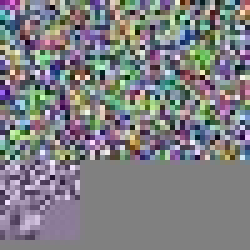
#> input picture ../t0_w/w0_normal.jpg, 50 x 50 px, found by its file name (shown 5 times larger)
$ python final_test.py
#> lines starting #> are read from the running program, lines starting #| are printed output that depends on the picture
### image_compressor.py
"""
Advanced Image Compressor
Reduces file size while maintaining quality and resolution using optimal compression algorithms.
"""

import os
import sys
from PIL import Image, ImageFile
from PIL.ExifTags import TAGS
import logging
from typing import Dict, Tuple, Optional, List
from pathlib import Path
import tempfile
import shutil

# Set up logging
logging.basicConfig(level=logging.INFO, format='%(asctime)s - %(levelname)s - %(message)s')
logger = logging.getLogger(__name__)

class ImageCompressor:
    """Advanced image compressor with quality preservation and automatic repair."""

    # Supported image formats
    SUPPORTED_FORMATS = {'.jpg', '.jpeg', '.png', '.webp', '.tiff', '.bmp'}

    # Optimal quality settings for different compression levels
    QUALITY_PRESETS = {
        'maximum': {'jpeg': 95, 'webp': 85, 'png_optimize': True},
        'high': {'jpeg': 88, 'webp': 80, 'png_optimize': True},
        'balanced': {'jpeg': 82, 'webp': 75, 'png_optimize': True},
        'small': {'jpeg': 75, 'webp': 70, 'png_optimize': True}
    }

    def __init__(self, auto_repair: bool = True):
        """Initialize the image compressor.

        Args:
            auto_repair: Enable automatic repair of corrupted images
        """
        self.processed_files = []
        self.errors = []
        self.auto_repair = auto_repair
        self.repaired_files = []  # Track files that were automatically repaired

    def validate_image_file(self, image_path: str) -> Dict:
        """Validate an image file and return detailed diagnostic info."""
        validation_result = {
            'is_valid': False,
            'file_exists': False,
            'file_size': 0,
            'is_readable': False,
            'format_detected': None,
            'error_message': None,
            'suggestions': []
        }

        try:
            # Check if file exists
            if not os.path.exists(image_path):
                validation_result['error_message'] = "File does not exist"
                validation_result['suggestions'].append("Check the file path")
                return validation_result

            validation_result['file_exists'] = True
            validation_result['file_size'] = os.path.getsize(image_path)

            # Check if file is empty
            if validation_result['file_size'] == 0:
                validation_result['error_message'] = "File is empty (0 bytes)"
                validation_result['suggestions'].append("Re-download or recreate the file")
                return validation_result

            # Check if file is too small to be a valid image
            if validation_result['file_size'] < 100:
                validation_result['error_message'] = "File too small to be a valid image"
                validation_result['suggestions'].append("File may be corrupted or truncated")
                return validation_result

            # Try to open and verify the image
            try:
                with Image.open(image_path) as img:
                    # Force loading the image data
                    img.load()
                    validation_result['is_readable'] = True
                    validation_result['format_detected'] = img.format
                    validation_result['is_valid'] = True

            except Image.UnidentifiedImageError:
                validation_result['error_message'] = "Cannot identify image format"
                validation_result['suggestions'].extend([
                    "File may not be a valid image",
                    "Check file extension matches content",
                    "Try opening in image viewer first"
                ])

            except OSError as e:
                if "broken data stream" in str(e).lower():
                    validation_result['error_message'] = "Broken data stream - corrupted image file"
                    validation_result['suggestions'].extend([
                        "File is corrupted or truncated",
                        "Try re-downloading the image",
                        "Use image repair tools",
                        "Convert with another tool first"
                    ])
                elif "truncated" in str(e).lower():
                    validation_result['error_message'] = "Image file is truncated"
                    validation_result['suggestions'].extend([
                        "Download was incomplete",
                        "File transfer was interrupted",
                        "Re-download the original file"
                    ])
                else:
                    validation_result['error_message'] = f"PIL/Pillow error: {e}"
                    validation_result['suggestions'].append("Try opening with different image software")

            except MemoryError:
                validation_result['error_message'] = "Image too large for available memory"
                validation_result['suggestions'].extend([
                    "Reduce image size before processing",
                    "Use image editing software to resize first",
                    "Process on machine with more RAM"
                ])

        except Exception as e:
            validation_result['error_message'] = f"Unexpected error: {e}"
            validation_result['suggestions'].append("Contact support with this error message")

        return validation_result

    def attempt_auto_repair(self, image_path: str) -> Optional[str]:
        """Automatically attempt to repair a corrupted image file.

        Args:
            image_path: Path to the corrupted image

        Returns:
            Path to repaired temporary file if successful, None if failed
        """
        if not self.auto_repair:
            return None

        logger.info(f"🔧 Attempting automatic repair for {image_path}")

        # Create temporary file for repair attempt
        temp_dir = tempfile.mkdtemp()
        temp_file = os.path.join(temp_dir, f"repaired_{Path(image_path).name}")

        repair_methods = [
            ("truncated loading", self._repair_truncated),
            ("force RGB conversion", self._repair_force_rgb),
            ("strip metadata", self._repair_strip_metadata),
        ]

        for method_name, method_func in repair_methods:
            try:
                logger.info(f"   Trying: {method_name}")
                if method_func(image_path, temp_file):
                    # Verify the repaired file
                    validation = self.validate_image_file(temp_file)
                    if validation['is_valid']:
                        logger.info(f"   ✅ Auto-repair successful with {method_name}")
                        self.repaired_files.append({
                            'original_path': image_path,
                            'repair_method': method_name,
                            'temp_file': temp_file
                        })
                        return temp_file
                    else:
                        # Remove failed repair attempt
                        if os.path.exists(temp_file):
                            os.remove(temp_file)

            except Exception as e:
                logger.debug(f"   Repair method {method_name} failed: {e}")
                if os.path.exists(temp_file):
                    os.remove(temp_file)
                continue

        # Cleanup temp directory if all methods failed
        try:
            os.rmdir(temp_dir)
        except:
            pass

        logger.warning(f"   ❌ All auto-repair methods failed for {image_path}")
        return None

    def _repair_truncated(self, input_path: str, output_path: str) -> bool:
        """Repair using truncated image loading."""
        original_setting = ImageFile.LOAD_TRUNCATED_IMAGES
        try:
            ImageFile.LOAD_TRUNCATED_IMAGES = True
            with Image.open(input_path) as img:
                img.load()
                # Save as JPEG with high quality to standardize
                if img.mode in ('RGBA', 'LA'):
                    # Convert to RGB for JPEG
                    background = Image.new('RGB', img.size, (255, 255, 255))
                    if img.mode == 'RGBA':
                        background.paste(img, mask=img.split()[-1])
                    else:
                        background.paste(img, mask=img.split()[1])
                    img = background
                elif img.mode != 'RGB':
                    img = img.convert('RGB')

                img.save(output_path, 'JPEG', quality=95, optimize=True)
                return True
        except Exception:
            return False
        finally:
            ImageFile.LOAD_TRUNCATED_IMAGES = original_setting

    # [106 lines left out: functions _repair_force_rgb, _repair_strip_metadata, cleanup_temp_files, get_image_info, not called in this run]

    def optimize_jpeg(self, img: Image.Image, quality: int = 85,
                     preserve_exif: bool = True) -> Dict:
        """Optimize JPEG compression with advanced settings."""
        save_kwargs = {
            'format': 'JPEG',
            'quality': quality,
            'optimize': True,
            'progressive': True,  # Progressive JPEG for better perceived loading
        }

        # Preserve EXIF data if requested
        if preserve_exif and hasattr(img, 'info') and 'exif' in img.info:
            save_kwargs['exif'] = img.info['exif']

        return save_kwargs

    # [47 lines left out: functions optimize_png, optimize_webp, _has_actual_transparency, not called in this run]

    def compress_image(self, input_path: str, output_path: str = None,
                      quality_preset: str = 'balanced',
                      target_format: str = None,
                      preserve_exif: bool = True,
                      max_size_mb: float = None) -> Dict:
        """
        Compress a single image with advanced optimization.

        Args:
            input_path: Path to input image
            output_path: Path to save compressed image (optional)
            quality_preset: Quality preset ('maximum', 'high', 'balanced', 'small')
            target_format: Target format ('jpeg', 'png', 'webp', None for same format)
            preserve_exif: Whether to preserve EXIF data
            max_size_mb: Maximum file size in MB (will adjust quality if needed)

        Returns:
            Dictionary with compression results
        """
        try:
            # Initialize variables
            was_repaired = False
            actual_input_path = input_path

            # Validate input file first
            validation = self.validate_image_file(input_path)
            if not validation['is_valid']:
                # Attempt automatic repair if enabled
                if self.auto_repair:
                    logger.info(f"🔧 File validation failed, attempting auto-repair for {input_path}")
                    repaired_path = self.attempt_auto_repair(input_path)

                    if repaired_path:
                        logger.info(f"✅ Auto-repair successful, using repaired file")
                        # Use the repaired file for compression
                        actual_input_path = repaired_path
                        was_repaired = True
                    else:
                        # Auto-repair failed, return error with suggestions
                        error_msg = f"Invalid image file (auto-repair failed): {validation['error_message']}"
                        logger.error(f"Auto-repair failed for {input_path}: {error_msg}")

                        result = {
                            'success': False,
                            'input_path': input_path,
                            'error': error_msg,
                            'validation': validation,
                            'suggestions': validation['suggestions'] + [
                                "Auto-repair was attempted but failed",
                                "Try using the diagnostic tool manually: python diagnostic.py " + Path(input_path).name,
                                "Consider using professional image repair software"
                            ]
                        }
                        self.errors.append(error_msg)
                        return result
                else:
                    # Auto-repair disabled, return validation error
                    error_msg = f"Invalid image file: {validation['error_message']}"
                    logger.error(f"Validation failed for {input_path}: {error_msg}")

                    result = {
                        'success': False,
                        'input_path': input_path,
                        'error': error_msg,
                        'validation': validation,
                        'suggestions': validation['suggestions']
                    }
                    self.errors.append(error_msg)
                    return result
            else:
                # File is valid, use original path
                actual_input_path = input_path
                was_repaired = False

            file_ext = Path(input_path).suffix.lower()
            if file_ext not in self.SUPPORTED_FORMATS:
                raise ValueError(f"Unsupported format: {file_ext}")

            # Set output path if not provided
            if output_path is None:
                name = Path(input_path).stem
                ext = target_format if target_format else file_ext.lstrip('.')
                output_path = str(Path(input_path).parent / f"{name}_compressed.{ext}")

            # Get original file info
            original_size = os.path.getsize(input_path)

            # Open and process image with enhanced error handling
            try:
                with Image.open(actual_input_path) as img:
                    # Force load the image data to catch corruption early
                    img.load()

                    original_format = img.format
                    original_mode = img.mode

                    # Convert to RGB if necessary for JPEG
                    if target_format == 'jpeg' and img.mode in ('RGBA', 'LA', 'P'):
                        if img.mode == 'P' and 'transparency' in img.info:
                            img = img.convert('RGBA')

                        if img.mode in ('RGBA', 'LA'):
                            # Create white background
                            background = Image.new('RGB', img.size, (255, 255, 255))
                            if img.mode == 'RGBA':
                                background.paste(img, mask=img.split()[-1])
                            else:
                                background.paste(img, mask=img.split()[1])
                            img = background
                        else:
                            img = img.convert('RGB')

                    # Determine target format
                    if target_format is None:
                        if original_format.lower() == 'jpeg':
                            target_format = 'jpeg'
                        elif original_format.lower() == 'png':
                            target_format = 'png'
                        else:
                            target_format = 'jpeg'  # Default to JPEG for other formats

                    # Get quality settings
                    quality_settings = self.QUALITY_PRESETS.get(quality_preset, self.QUALITY_PRESETS['balanced'])

                    # Optimize based on target format
                    compressed_img = img.copy()

                    if target_format.lower() == 'jpeg':
                        save_kwargs = self.optimize_jpeg(
                            compressed_img,
                            quality_settings['jpeg'],
                            preserve_exif
                        )

                    elif target_format.lower() == 'png':
                        save_kwargs, compressed_img = self.optimize_png(
                            compressed_img,
                            quality_settings['png_optimize']
                        )

                    elif target_format.lower() == 'webp':
                        save_kwargs = self.optimize_webp(
                            compressed_img,
                            quality_settings['webp']
                        )

                    # Adjust quality if max_size_mb is specified
                    if max_size_mb:
                        save_kwargs = self._adjust_quality_for_size(
                            compressed_img, save_kwargs, max_size_mb * 1024 * 1024
                        )

                    # Save compressed image
                    compressed_img.save(output_path, **save_kwargs)

            except OSError as e:
                if "broken data stream" in str(e).lower():
                    error_msg = f"Corrupted image file - broken data stream: {e}"
                    suggestions = [
                        "The image file is corrupted or truncated",
                        "Try re-downloading the original image",
                        "Use image repair software",
                        "Convert with another tool first (e.g., GIMP, Photoshop)"
                    ]
                elif "truncated" in str(e).lower():
                    error_msg = f"Image file is truncated: {e}"
                    suggestions = [
                        "The file download was incomplete",
                        "Re-download the original file",
                        "Check file integrity"
                    ]
                else:
                    error_msg = f"Image processing error: {e}"
                    suggestions = ["Try with a different image editing tool"]

                logger.error(f"OSError processing {input_path}: {error_msg}")
                result = {
                    'success': False,
                    'input_path': input_path,
                    'error': error_msg,
                    'suggestions': suggestions
                }
                self.errors.append(error_msg)
                return result

            except MemoryError as e:
                error_msg = f"Image too large for available memory: {e}"
                suggestions = [
                    "Reduce image size before processing",
                    "Use image editing software to resize first",
                    "Process on machine with more RAM"
                ]
                logger.error(f"MemoryError processing {input_path}: {error_msg}")
                result = {
                    'success': False,
                    'input_path': input_path,
                    'error': error_msg,
                    'suggestions': suggestions
                }
                self.errors.append(error_msg)
                return result

            # Calculate compression results
            compressed_size = os.path.getsize(output_path)
            compression_ratio = (original_size - compressed_size) / original_size * 100

            result = {
                'success': True,
                'input_path': input_path,
                'output_path': output_path,
                'original_size': original_size,
                'compressed_size': compressed_size,
                'size_reduction_bytes': original_size - compressed_size,
                'compression_ratio': compression_ratio,
                'original_format': original_format,
                'target_format': target_format.upper(),
                'quality_preset': quality_preset,
                'was_auto_repaired': was_repaired
            }

            if was_repaired:
                # Add repair information to the result
                repair_info = next((r for r in self.repaired_files if r['temp_file'] == actual_input_path), None)
                if repair_info:
                    result['repair_method'] = repair_info['repair_method']
                    result['repair_note'] = f"File was automatically repaired using {repair_info['repair_method']}"
                    logger.info(f"✅ Compressed auto-repaired file: {compression_ratio:.1f}% size reduction")

            self.processed_files.append(result)
            logger.info(f"Compressed {input_path}: {compression_ratio:.1f}% size reduction")

            return result

        except Exception as e:
            error_msg = f"Error compressing {input_path}: {str(e)}"
            logger.error(error_msg)
            self.errors.append(error_msg)
            return {
                'success': False,
                'input_path': input_path,
                'error': str(e)
            }

    # [126 lines left out: functions _adjust_quality_for_size, compress_batch, format_size, not called in this run]

# [22 lines that do not run on import are left out]

### final_test.py
#!/usr/bin/env python3
"""
Test with minimal output to verify auto-repair works.
"""

import tempfile
import subprocess
import sys
from pathlib import Path
from PIL import Image
import numpy as np

def main():
    """Test auto-repair functionality without Unicode issues."""
    print("Testing Auto-Repair Functionality")
    print("=" * 40)

    with tempfile.TemporaryDirectory() as temp_dir:
        temp_path = Path(temp_dir)

        # Create normal image
        normal_path = temp_path / "normal.jpg"
        arr = np.random.randint(0, 256, (50, 50, 3), dtype=np.uint8)
        img = Image.fromarray(arr)
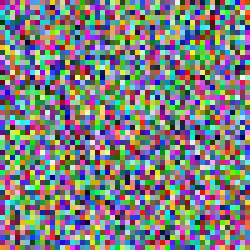
#> img: PIL image 50x50 RGB (shown 5 times larger); mean R, G, B 125.4, 127.2, 127.7
        img.save(normal_path, format='JPEG', quality=90)

        # Create corrupted image
        corrupted_path = temp_path / "corrupted.jpg"
        with open(normal_path, 'rb') as src:
            data = src.read()
        truncated_data = data[:int(len(data) * 0.7)]
        with open(corrupted_path, 'wb') as dst:
            dst.write(truncated_data)

        # Import and test Python API directly
        print("1. Testing Python API auto-repair...")

        sys.path.insert(0, str(Path(__file__).parent))
        from image_compressor import ImageCompressor

        # Test with auto-repair
        compressor = ImageCompressor(auto_repair=True)
        result = compressor.compress_image(
            str(corrupted_path),
            str(temp_path / "repaired.jpg")
        )
#> in compress_image, `validation = self.validate_image_file(input_path)`: validation = 7 items
#> in _repair_truncated, img is the input picture: PIL image 50x50 RGB; mean R, G, B 126.6, 126.7, 130.7
#> in validate_image_file (call 2), `with Image.open(image_path) as img:`:
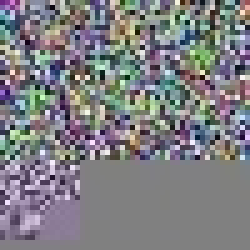
#> img: PIL image 50x50 RGB (shown 5 times larger); mean R, G, B 126.6, 126.7, 130.8
#> (the rest of the program and of its run is left out)
